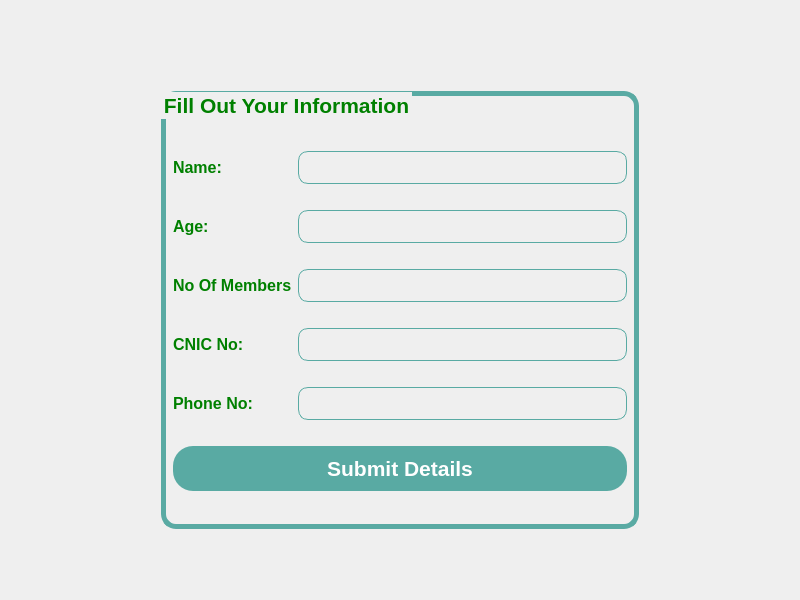
<?xml version="1.0" encoding="UTF-8"?>
<ui version="4.0">
 <class>profile</class>
 <widget class="QDialog" name="profile">
  <property name="geometry">
   <rect>
    <x>0</x>
    <y>0</y>
    <width>800</width>
    <height>600</height>
   </rect>
  </property>
  <property name="windowTitle">
   <string>Dialog</string>
  </property>
  <property name="styleSheet">
   <string notr="true">#profile{
border-image:url(:/images/images/background.PNG);
opacity:0.7;

}</string>
  </property>
  <layout class="QGridLayout" name="gridLayout">
   <item row="2" column="1">
    <spacer name="verticalSpacer_2">
     <property name="orientation">
      <enum>Qt::Vertical</enum>
     </property>
     <property name="sizeType">
      <enum>QSizePolicy::Maximum</enum>
     </property>
     <property name="sizeHint" stdset="0">
      <size>
       <width>20</width>
       <height>60</height>
      </size>
     </property>
    </spacer>
   </item>
   <item row="1" column="0">
    <spacer name="horizontalSpacer">
     <property name="orientation">
      <enum>Qt::Horizontal</enum>
     </property>
     <property name="sizeType">
      <enum>QSizePolicy::Maximum</enum>
     </property>
     <property name="sizeHint" stdset="0">
      <size>
       <width>150</width>
       <height>20</height>
      </size>
     </property>
    </spacer>
   </item>
   <item row="1" column="2">
    <spacer name="horizontalSpacer_2">
     <property name="orientation">
      <enum>Qt::Horizontal</enum>
     </property>
     <property name="sizeType">
      <enum>QSizePolicy::Maximum</enum>
     </property>
     <property name="sizeHint" stdset="0">
      <size>
       <width>150</width>
       <height>20</height>
      </size>
     </property>
    </spacer>
   </item>
   <item row="0" column="1">
    <spacer name="verticalSpacer">
     <property name="orientation">
      <enum>Qt::Vertical</enum>
     </property>
     <property name="sizeType">
      <enum>QSizePolicy::Maximum</enum>
     </property>
     <property name="sizeHint" stdset="0">
      <size>
       <width>20</width>
       <height>80</height>
      </size>
     </property>
    </spacer>
   </item>
   <item row="1" column="1">
    <widget class="QGroupBox" name="groupBox">
     <property name="font">
      <font>
       <family>Arial</family>
       <pointsize>16</pointsize>
       <bold>true</bold>
      </font>
     </property>
     <property name="styleSheet">
      <string notr="true">#groupBox{
background-color:transparent;
border: 5px solid rgb(89, 170, 163);
border-radius:15px;
padding:20px 10px;
color: green;
}</string>
     </property>
     <property name="title">
      <string>Fill Out Your Information</string>
     </property>
     <layout class="QGridLayout" name="gridLayout_2">
      <item row="4" column="0">
       <widget class="QLabel" name="label_5">
        <property name="font">
         <font>
          <family>Arial</family>
          <pointsize>12</pointsize>
          <bold>true</bold>
         </font>
        </property>
        <property name="styleSheet">
         <string notr="true">color: green;</string>
        </property>
        <property name="text">
         <string>Phone No:</string>
        </property>
        <property name="buddy">
         <cstring>phone</cstring>
        </property>
       </widget>
      </item>
      <item row="1" column="0">
       <widget class="QLabel" name="label_2">
        <property name="font">
         <font>
          <family>Arial</family>
          <pointsize>12</pointsize>
          <bold>true</bold>
         </font>
        </property>
        <property name="styleSheet">
         <string notr="true">color: green;</string>
        </property>
        <property name="text">
         <string>Age:</string>
        </property>
        <property name="buddy">
         <cstring>age</cstring>
        </property>
       </widget>
      </item>
      <item row="4" column="1">
       <widget class="QLineEdit" name="phone">
        <property name="font">
         <font>
          <family>Arial</family>
          <pointsize>12</pointsize>
          <bold>true</bold>
         </font>
        </property>
        <property name="styleSheet">
         <string notr="true">border-radius:10px;
padding:5px;
background-color:transparent;
border:1px solid rgb(89, 170, 163);
color: green;  </string>
        </property>
       </widget>
      </item>
      <item row="2" column="1">
       <widget class="QLineEdit" name="members">
        <property name="font">
         <font>
          <family>Arial</family>
          <pointsize>12</pointsize>
          <bold>true</bold>
         </font>
        </property>
        <property name="styleSheet">
         <string notr="true">border-radius:10px;
padding:5px;
background-color:transparent;
border:1px solid rgb(89, 170, 163);
color: green;</string>
        </property>
       </widget>
      </item>
      <item row="1" column="1">
       <widget class="QLineEdit" name="age">
        <property name="font">
         <font>
          <family>Arial</family>
          <pointsize>12</pointsize>
          <bold>true</bold>
         </font>
        </property>
        <property name="styleSheet">
         <string notr="true">border-radius:10px;
padding:5px;
background-color:transparent;
border:1px solid rgb(89, 170, 163);
color: green;</string>
        </property>
       </widget>
      </item>
      <item row="3" column="1">
       <widget class="QLineEdit" name="cnic">
        <property name="font">
         <font>
          <family>Arial</family>
          <pointsize>12</pointsize>
          <bold>true</bold>
         </font>
        </property>
        <property name="styleSheet">
         <string notr="true">border-radius:10px;
padding:5px;
background-color:transparent;
border:1px solid rgb(89, 170, 163);
color: green;</string>
        </property>
       </widget>
      </item>
      <item row="0" column="1">
       <widget class="QLineEdit" name="name">
        <property name="font">
         <font>
          <family>Arial</family>
          <pointsize>12</pointsize>
          <bold>true</bold>
         </font>
        </property>
        <property name="styleSheet">
         <string notr="true">border-radius:10px;
padding:5px;
background-color:transparent;
border:1px solid rgb(89, 170, 163);
color: green;</string>
        </property>
       </widget>
      </item>
      <item row="2" column="0">
       <widget class="QLabel" name="label_3">
        <property name="font">
         <font>
          <family>Arial</family>
          <pointsize>12</pointsize>
          <bold>true</bold>
         </font>
        </property>
        <property name="styleSheet">
         <string notr="true">color: green;</string>
        </property>
        <property name="text">
         <string>No Of Members</string>
        </property>
        <property name="buddy">
         <cstring>members</cstring>
        </property>
       </widget>
      </item>
      <item row="0" column="0">
       <widget class="QLabel" name="label">
        <property name="font">
         <font>
          <family>Arial</family>
          <pointsize>12</pointsize>
          <bold>true</bold>
         </font>
        </property>
        <property name="styleSheet">
         <string notr="true">color: green;</string>
        </property>
        <property name="text">
         <string>Name:</string>
        </property>
        <property name="buddy">
         <cstring>name</cstring>
        </property>
       </widget>
      </item>
      <item row="3" column="0">
       <widget class="QLabel" name="label_4">
        <property name="font">
         <font>
          <family>Arial</family>
          <pointsize>12</pointsize>
          <bold>true</bold>
         </font>
        </property>
        <property name="styleSheet">
         <string notr="true">color: green;</string>
        </property>
        <property name="text">
         <string>CNIC No:</string>
        </property>
        <property name="buddy">
         <cstring>cnic</cstring>
        </property>
       </widget>
      </item>
      <item row="5" column="0" colspan="2">
       <widget class="QPushButton" name="subbtn">
        <property name="font">
         <font>
          <family>Arial</family>
          <pointsize>16</pointsize>
          <bold>true</bold>
         </font>
        </property>
        <property name="styleSheet">
         <string notr="true">#subbtn{
padding: 10px;
border-radius:20px;
background-color: rgb(89, 170, 163);
color:rgb(255, 255, 255);

}</string>
        </property>
        <property name="text">
         <string>Submit Details</string>
        </property>
       </widget>
      </item>
     </layout>
    </widget>
   </item>
  </layout>
 </widget>
 <resources/>
 <connections/>
</ui>
